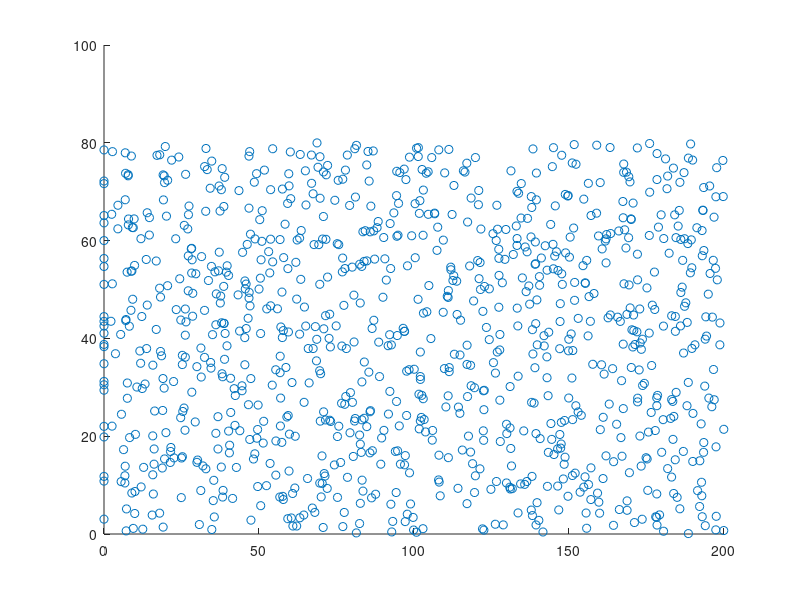

MATLAB code for this plot:
particles = rand(1000, 4);
particles(:, 2) = particles(:, 2)*200;  % x-coordinates
particles(:, 1) = particles(:, 1)*100;  % y-coordinates
particles(:, 3) = particles(:, 3)*10;   % placeholder x-velocity
particles(:, 4) = particles(:, 4)*10;   % placeholder y-velocity

scatter(particles(:, 2), particles(:, 1))
xlim([0 200])
ylim([0 100])

for i = 0:100
    % update positions
    particles(:, 1) = particles(:, 1) + particles(:, 4);
    particles(:, 2) = particles(:, 2) + particles(:, 3);
    
    
    % check if any particles passed the boundary and deal with them
    x_boundary_changes = particles(:, 2) > 200;
    if any(x_boundary_changes)
        particles(:, 2) = particles(:, 2) .* ~x_boundary_changes;
    end
    
    y_boundary_changes = particles(:, 1) > 100;
    if any(y_boundary_changes)
        particles(:, 4) = particles(:, 4) - (2 * particles(:, 4) .* y_boundary_changes);
        particles(:, 1) = y_boundary_changes * 100;
    end
    
    y_boundary_changes_lower = particles(:, 1) < 0;
    if any(y_boundary_changes_lower)
        particles(:, 4) = particles(:, 4) - (2 * particles(:, 4) .* y_boundary_changes_lower);
        particles(:, 1) = particles(:, 1) .* ~y_boundary_changes_lower;
    end
    
    
    scatter(particles(:, 2), particles(:, 1))
    xlim([0 200])
    ylim([0 100])
    refreshdata
    drawnow
end

